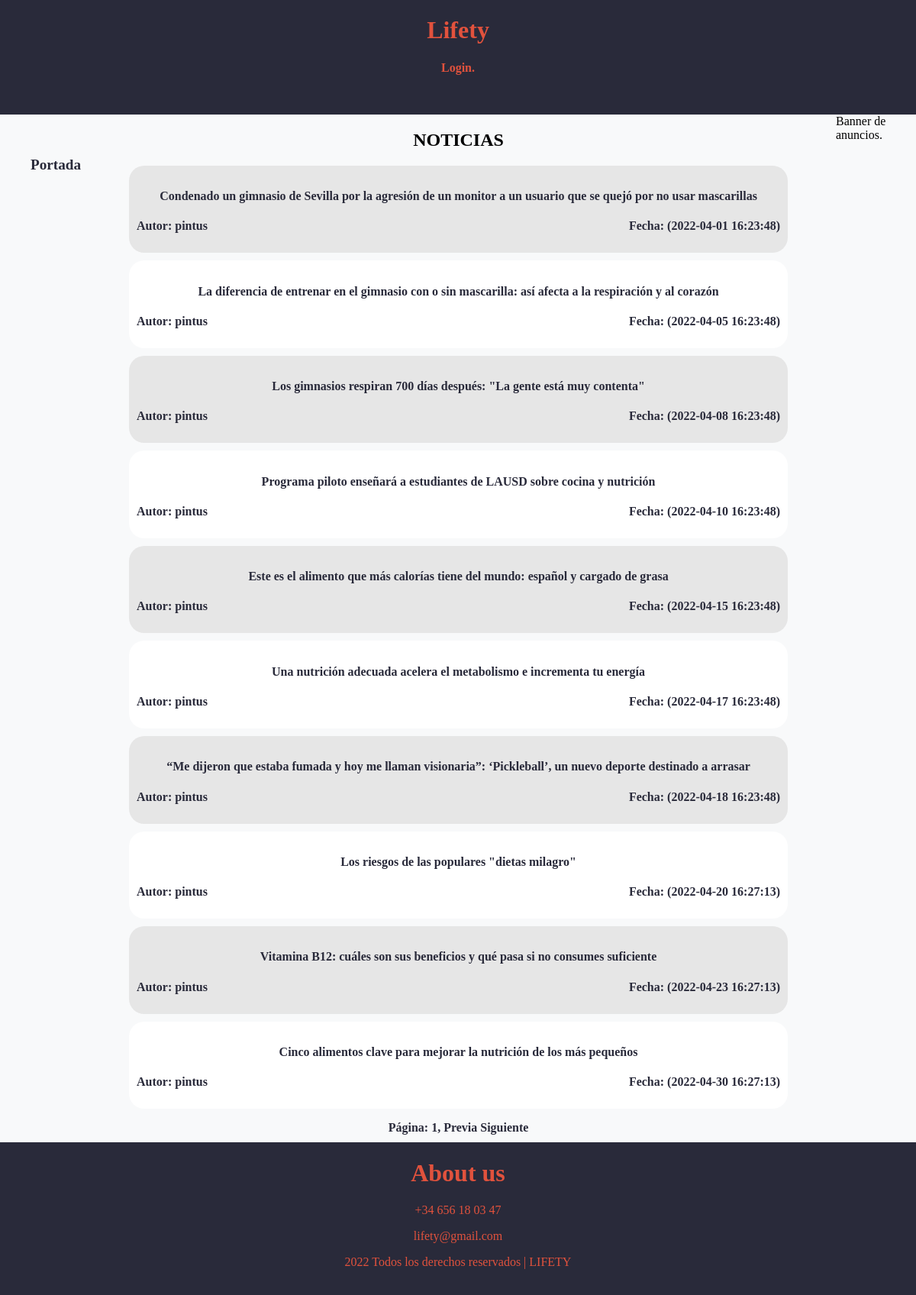
Before: /noticias.php with the older database file.
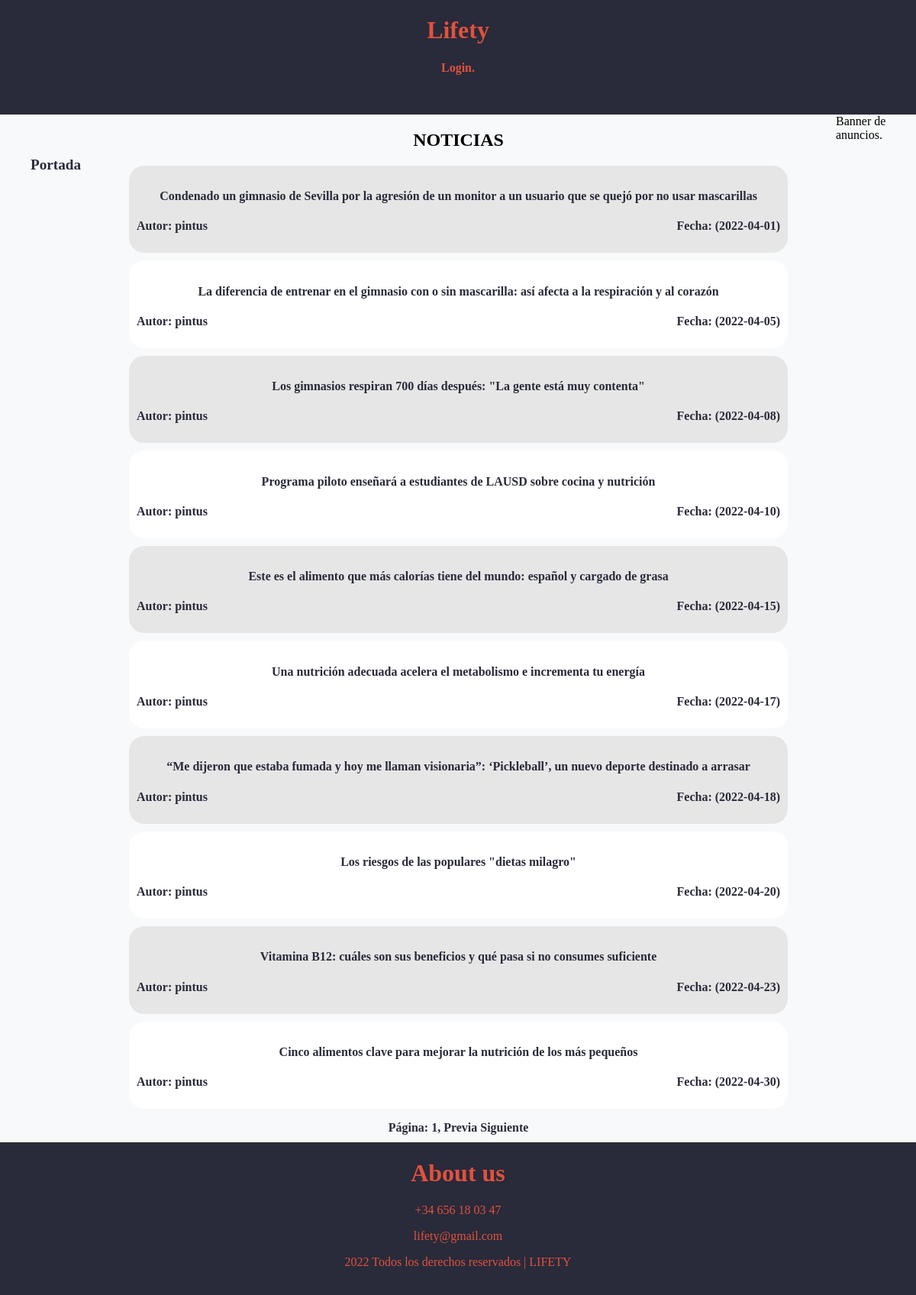
After: the same page with the newer database file.
### tables this page shows
CREATE TABLE `noticias` (
  `id_noticia` int(5) unsigned NOT NULL AUTO_INCREMENT,
  `id_profesional` int(5) unsigned NOT NULL,
  `titulo` mediumtext NOT NULL,
  `cuerpo` mediumtext NOT NULL,
  `fecha` date NOT NULL,
  PRIMARY KEY (`id_noticia`),
  KEY `id_profesional` (`id_profesional`),
  CONSTRAINT `noticias_ibfk_1` FOREIGN KEY (`id_profesional`) REFERENCES `profesional` (`id_profesional`) ON DELETE CASCADE ON UPDATE CASCADE
);

CREATE TABLE `profesional` (
  `id_profesional` int(5) unsigned NOT NULL,
  `nutri` varchar(20) NOT NULL,
  `num_usuarios` int(3) NOT NULL,
  `usuarios` text NOT NULL,
  PRIMARY KEY (`id_profesional`),
  CONSTRAINT `profesional_ibfk_1` FOREIGN KEY (`id_profesional`) REFERENCES `personas` (`id_usuario`) ON DELETE CASCADE ON UPDATE CASCADE
);

### includes/clases/appweb/Aplicacion.php (called while the page is built, shortened)
<?php
class Aplicacion {
    private static $instancia;
    private $inicializada;
    private function __construct() {
        $this->inicializada = false;
    }
    public function init($bdDatosConexion, $rutaApp = '/', $dirInstalacion = __DIR__) {
        if (!$this->inicializada) {
            $this->rutaRaizApp = $rutaApp;
            $this->inicializada = true;
        }
    }
    public function resuelve($path = '') {
        $rutaAppLongitudPrefijo = mb_strlen($this->rutaRaizApp);
        if (mb_strlen($path) > 0 && mb_substr($path, 0, 1) !== '/') {
            $path = '/' . $path;
        }
        return $this->rutaRaizApp . $path;
    }
    public function usuarioLogueado() {
        return ($_SESSION['login'] ?? false) === true;
    }
    public function esProfesional() {
        return $this->usuarioLogueado() && $_SESSION['rol'] == 2;
    }
    public function buildUrl($relativeURL, $params = []) {
        $url = $this->resuelve($relativeURL);
        $query = self::buildParams($params);
        if (!empty($query)) {
            $url .= '?' . $query;
        }
        return $url;
    }
    public static function buildParams($params, $separator = '&', $enclosing = '') {
        $query = '';
        $numParams = 0;
        foreach ($params as $param => $value) {
            if ($value != null) {
                $query .= "{$param}={$enclosing}{$value}{$enclosing}";
            }
        }
        return $query;
    }
    public static function getInstance() {
        if (!self::$instancia instanceof self) {
            self::$instancia = new static();
        }
        return self::$instancia;
    }
}

### includes/clases/appweb/contenido/Noticias.php (called while the page is built, shortened)
<?php
class Noticias {
    public static function getData(){
        $conn = Aplicacion::getInstance()->getConexionBd();
        $query = sprintf("SELECT * FROM noticias");
        $rs = $conn->query($query);
        $result = array();
        try {
            $rs = $conn->query($query);
            while ($fila = $rs->fetch_assoc()) {
                array_push($result, $fila);
            }
        } finally {
            if ($rs != null)
                $rs->free();
        }
        return $result;
    }
}

### includes/clases/appweb/usuarios/Profesional.php (called while the page is built, shortened)
<?php
class Profesional extends Personas {
    private function __construct($nick, $usuarios, $num_usuarios, $id) {
        $this->_nick = $nick;
    }
    public function getNick() { return $this->_nick; }
    private $_nick;
    public static function buscaID($id) {
        $conn = Aplicacion::getInstance()->getConexionBd();
        $query = sprintf("SELECT * FROM profesional WHERE id_profesional=%d", $id);
        $rs = $conn->query($query);
        if ($rs) {
            if($rs->num_rows > 0) {
                $fila = $rs->fetch_assoc();
                $nutri = new Profesional ($fila['nutri'], $fila['usuarios'], $fila['num_usuarios'], $fila['id_profesional']);
                return $nutri;
            }
        } else error_log("Error BD ({$conn->errno}): {$conn->error}");
        return false;
    }
}

### includes/vistas/helpers/noticias.php (the view, shortened to what this page needs)
<?php
function muestraNoticia($noticia, $clase) {
   $app = Aplicacion::getInstance();
   $verURL = $app->buildUrl('noticia.php', [
       'id' => $noticia['id_noticia']
   ]);
   $profesional = Profesional::buscaID($noticia['id_profesional']);
   return <<<EOS
   <div class = $clase>
    <a href="{$verURL}">
            <h4> {$noticia['titulo']} </h4>
                <p> Autor: {$profesional->getNick()} <span class='fecha'> Fecha: ({$noticia['fecha']}) </span</p>
            </p>
        </a>
    </div>
   EOS;
}
function listaListaNoticiasPaginadas($noticias, $url, $numPorPagina = 10, $numPagina = 1) {
    return listaListaNoticiasPaginadasRecursivo($noticias, $url,  1, $numPorPagina, $numPagina);
}
function listaListaNoticiasPaginadasRecursivo($noticias, $url, $nivel = 1, $numPorPagina = 10, $numPagina = 1) {
    $primerNoticia = ($numPagina - 1) * $numPorPagina;
    $app = Aplicacion::getInstance();
    $numNoticias = count($noticias);
    $haySiguientePagina = false;
    if($app->esProfesional()){
        $form = new appweb\contenido\FormularioCreaNoticia();
        $html = $form->gestiona();
    }
    else $html ='';
    $html .= '<div class=noticias><ul>';
    for($idx = $primerNoticia; $idx < $primerNoticia + $numPorPagina && $idx < $numNoticias; $idx++) {
        $noticia = $noticias[$idx];
        if(($idx%2) == 0) $clase = "par";
        else $clase = "impar";
        $html .= '<li>';
        $html .= muestraNoticia($noticia, $clase);
        $html .= '</li>';
    }
    $html .= '</ul></div>';
    if ($nivel == 1) {
        $clasesPrevia='deshabilitado';
        $clasesSiguiente = 'deshabilitado';
        $hrefPrevia = '';
        $hrefSiguiente = '';
        $html .=<<<EOS
            <div id=paginas>
                Página: $numPagina, <a class="boton $clasesPrevia" href="$hrefPrevia">Previa</a> <a class="boton $clasesSiguiente" href="$hrefSiguiente">Siguiente</a>
            </div>
        EOS;
    }
    return $html;
}

### noticias.php (shortened to what this page needs)
<?php
require_once __DIR__.'/includes/vistas/helpers/noticias.php';
$numPagina = filter_input(INPUT_GET, 'numPagina', FILTER_SANITIZE_NUMBER_INT) ?? 1;
$numPorPagina = filter_input(INPUT_GET, 'numPorPagina', FILTER_SANITIZE_NUMBER_INT) ?? 10;
$noticias = appweb\contenido\Noticias::getData();
$lista = listaListaNoticiasPaginadas($noticias, 'noticias.php', $numPorPagina, $numPagina);
$contenidoPrincipal = <<<EOS
<h1>NOTICIAS</h1>
$lista
EOS;
require __DIR__.'/includes/vistas/plantillas/plantilla.php';

### includes/vistas/plantillas/plantilla.php (shortened to what this page needs)
<!DOCTYPE html>
<html>
    <head>
        <link rel="stylesheet" type="text/css" href="<?= RUTA_CSS ?>/estilo.css" />
    </head>
    <body>
        <div id="contenedor">
            <?php
                require(RAIZ_APP.'/vistas/comun/cabecera.php');
                require(RAIZ_APP.'/vistas/comun/menu.php');
            ?>
            <main>
                <article>
                    <?= $contenidoPrincipal ?>
                </article>
            </main>
            <?php
                require(RAIZ_APP.'/vistas/comun/anuncios.php');
                require(RAIZ_APP.'/vistas/comun/pie.php');
            ?>
        </div>
    </body>
</html>

### includes/vistas/comun/cabecera.php
<?php
function mostrarSaludo() {
    $rutaApp = RUTA_APP;
    $html='';
    if (isset($_SESSION["login"]) && ($_SESSION["login"]===true)) {
        return "{$_SESSION['alias']} <a href='{$rutaApp}/logout.php'>(salir)</a>";
    } else {
        return "<a href='$rutaApp/login.php#'>Login.</a>";
    }
    return $html;
}
?>
<header>
    <div class="logo">
        <h1>Lifety</h1>
    </div>
    <div class="saludo">
        <?= mostrarSaludo() ?>
    </div>
</header>

### includes/vistas/comun/menu.php (shortened to what this page needs)
<?php
function htmlmenu() {
    $html = "<li><a href=".RUTA_APP."/index.php>Portada</a></li>";
    return $html;
}
?>
<nav>
    <div class="navbar">
        <div class="container nav-container">
            <div class="menu-items">
                <ul>
                    <?php echo htmlmenu() ?>
                </ul>
            </div>
        </div>
    </div>
</nav>

### includes/vistas/comun/anuncios.php
<aside>
    Banner de anuncios.
</aside>

### includes/vistas/comun/pie.php
<footer>
    <h1>About us</h1>
    <p>+34 656 18 03 47</p>
    <p>lifety@gmail.com</p>
    <p>2022 Todos los derechos reservados | LIFETY</p>
</footer>

### src/css/estilo.css (style rules this page uses)
body { position : absolute; width : 100%; height : 100%; margin : 0; padding : 0; font-family: Century; background-color: #f8f9fa; }
body:before { content: ""; position: fixed; display: block; top: 0; left: 0; display: block; width: 100%; height: 100%; }
h1 { text-align: center; }
article { width: 100%; }
#contenedor { margin: auto; background-color: #f8f9fa; display: grid; height : 100%; width : 100%; grid-template-rows: 150px auto 200px; grid-template-columns: minmax(10%, auto) minmax(auto, 80%) minmax(auto, 10%); grid-template-areas: "cabecera cabecera cabecera" "menu contenido anuncios" "pie pie pie"; position:relative; z-index: 6; }
header { background-color: #292a3a; color: #e1523d ; text-align: center; grid-area: cabecera; }
.saludo a, .saludo a:visited { color: #e1523d; font-weight: bold; text-decoration: none; }
nav { background-color: #f8f9fa; grid-area: menu; margin-right: 15px; }
nav a, nav a:visited { color: #292a3a; font-weight: bold; text-decoration: none; }
nav a, nav li { color: #e1523d; }
nav a, nav h3 { color: #e1523d; }
.navbar .menu-items li { margin-bottom: 1.2rem; font-size: 1.5rem; font-weight: 500; }
.navbar .nav-container li, .recetas li, .temas li, .nivel li, .noticias li, .ejercicios li { list-style: none; }
.navbar .nav-container a { color: #292a3a; font-weight: bold; font-size: 1.2rem; }
.nav-container { display: block; position: relative; }
aside { background-color: #f8f9fa; grid-area: anuncios; margin-left: 15px; }
main { margin: 0 auto; background-color: #f8f9fa; grid-area: contenido; width: 90%; }
footer { clear: both; background-color: #292a3a; color: #e1523d; text-align: center; grid-area: pie; }
#paginas { margin-top: 10px; margin-bottom: 10px; text-align: center; color: #292a3a; font-weight: bold; }
#paginas a, #paginas a:visited { color: #292a3a; font-weight: bold; text-decoration: none; }
.noticias ul { padding-inline-start: 0px; }
.noticias .par { border-radius: 20px; background-color: #e6e6e6; }
.noticias .impar { background-color: #FFFFFF; border-radius: 20px; }
.noticias .par, .noticias .impar { padding: 10px 10px; margin-bottom: 10px; }
.noticias a, .noticias a:visited { color: #292a3a; font-weight: bold; text-decoration: none; }
.noticias h4 { text-align: center; }
.noticias .fecha { float:right; }

Changed rows visible on the page:
changed noticias (number 1 of 10 on the later page): fecha "2022-04-01 16:23:48" → "2022-04-01"
changed noticias (number 2 of 10 on the later page): fecha "2022-04-05 16:23:48" → "2022-04-05"
changed noticias "Los gimnasios respiran 700 días después: \"La gente está muy contenta\"": fecha "2022-04-08 16:23:48" → "2022-04-08"
changed noticias "Programa piloto enseñará a estudiantes de LAUSD sobre cocina y nutrición": fecha "2022-04-10 16:23:48" → "2022-04-10"
changed noticias "Este es el alimento que más calorías tiene del mundo: español y cargado de grasa": fecha "2022-04-15 16:23:48" → "2022-04-15"
changed noticias "Una nutrición adecuada acelera el metabolismo e incrementa tu energía": fecha "2022-04-17 16:23:48" → "2022-04-17"
changed noticias (number 7 of 10 on the later page): fecha "2022-04-18 16:23:48" → "2022-04-18"
changed noticias "Los riesgos de las populares \"dietas milagro\"": fecha "2022-04-20 16:27:13" → "2022-04-20"
changed noticias "Vitamina B12: cuáles son sus beneficios y qué pasa si no consumes suficiente": fecha "2022-04-23 16:27:13" → "2022-04-23"
changed noticias "Cinco alimentos clave para mejorar la nutrición de los más pequeños": fecha "2022-04-30 16:27:13" → "2022-04-30"
